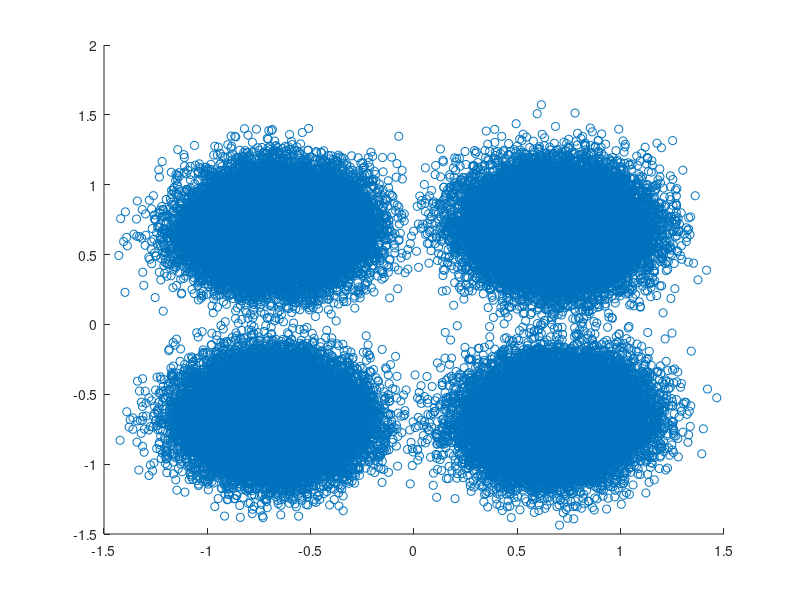

The MATLAB script that drew this image:
load('cleanData.mat');
 
bits = cleanData;
 
% Step 1: Estimate channel magnitude
magnitude_estimate = rms(abs(bits));
 
% Step 2: Divide received signal by estimate of channel magnitude
y_hat = bits./magnitude_estimate;
 
% Step 3: Initialize variables
x_hat = zeros(length(y_hat), 1);

fft_x = fft(y_hat.^4);
x_axis = linspace(0, 2*pi*(length(bits)-1)/length(bits), length(bits));

[max_val, max_index] = max(fft_x);

freq_offset = -1*x_axis(max_index)./4;

theta_hat = -1*angle(fft_x(max_index))./4;

for k = 1:length(y_hat)
    x_hat(k) = y_hat(k).*exp(1i*(freq_offset * (k-1) + theta_hat + pi/4));
end

hold on
% stem(
plot(real(x_hat), imag(x_hat), 'o');
% plot(real(x_hat(1:400)));

% down_x = downsample(x_hat, 20);



